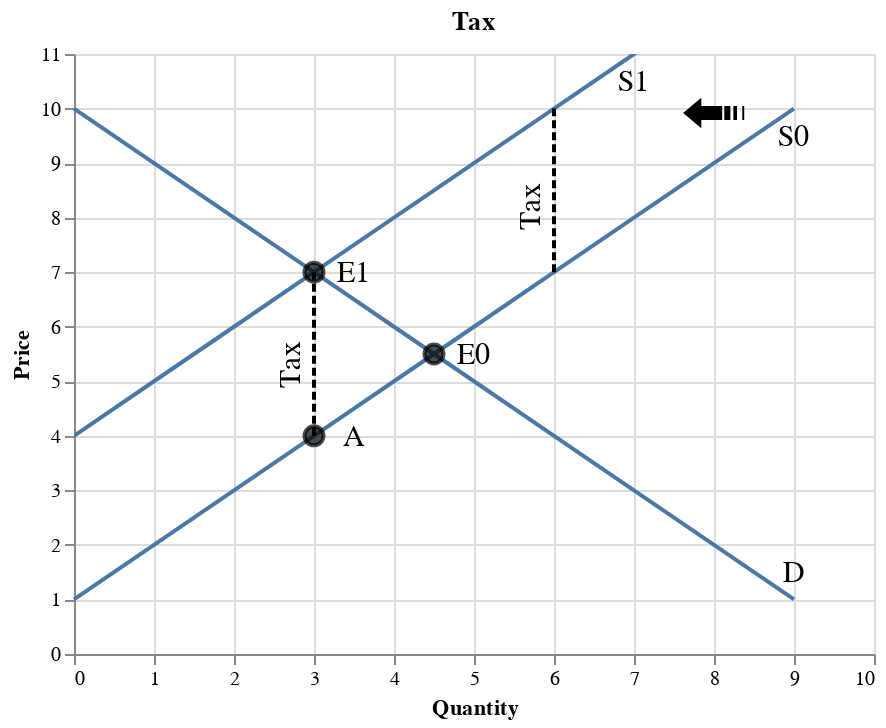

Notebook cell for this chart:
### Markdown cell above
When the government imposes a tax on producers, the supply curve will shift to the left from S0 to S1 and the market equilibrium will shift from E0 to E1. Buyers will pay 7 dollars (at Point E1), but producers will only receive 4 dollars (at Point A). The difference between Point A and Point E1 is the tax return of the government.

### Code cell
df_d = pd.DataFrame(data={'price': list(range(1, 11)),
                        'qd': list(range(9,-1,-1))
                       })

df_s = pd.DataFrame(data={'price': list(range(1, 11)),
                        'qs': list(range(0,10))
                       })

df_s1 = pd.DataFrame(data={'price': list(range(4, 14)),
                        'qs': list(range(0,10))
                       })

df_e = pd.DataFrame(data={'price': [5.5, 7, 4],
                        'q': [4.5, 3, 3]
                       })

fig_eq = alt.Chart(df_d).mark_line().encode(
    alt.X('qd', title='Quantity', scale=alt.Scale(domain=[0,10])),
    alt.Y('price', title='Price', scale=alt.Scale(domain=[0,11])),
) + alt.Chart(df_s).mark_line().encode(
    alt.X('qs', title='Quantity', scale=alt.Scale(domain=[0,10])),
    alt.Y('price', title='Price', scale=alt.Scale(domain=[0,11])),
) + alt.Chart(df_s1).mark_line(clip=True).encode(
    alt.X('qs', title='Quantity', scale=alt.Scale(domain=[0,10])),
    alt.Y('price', title='Price', scale=alt.Scale(domain=[0,11]))
) + alt.Chart(df_e).mark_point(size=90, color='black', fill='black').encode(
    x='q',
    y='price'
)

text1 = alt.Chart({'values':[{'x': 9, 'y': 1.5}]}).mark_text(
    text='D',
    fontSize=15
).encode(x='x:Q', y='y:Q')

text2 = alt.Chart({'values':[{'x': 9, 'y': 9.5}]}).mark_text(
    text='S0',
    fontSize=15
).encode(x='x:Q', y='y:Q')

text3 = alt.Chart({'values':[{'x': 5, 'y': 5.5}]}).mark_text(
    text='E0',
    fontSize=15
).encode(x='x:Q', y='y:Q')

text4 = alt.Chart({'values':[{'x': 3.5, 'y': 7}]}).mark_text(
    text='E1',
    fontSize=15
).encode(x='x:Q', y='y:Q')

text5 = alt.Chart({'values':[{'x': 5.7, 'y': 8.2}]}).mark_text(
    text='Tax',
    fontSize=15,
    angle=270
).encode(x='x:Q', y='y:Q')

text6 = alt.Chart({'values':[{'x': 3.5, 'y': 4}]}).mark_text(
    text='A',
    fontSize=15
).encode(x='x:Q', y='y:Q')

text7 = alt.Chart({'values':[{'x': 7, 'y': 10.5}]}).mark_text(
    text='S1',
    fontSize=15
).encode(x='x:Q', y='y:Q')

text8 = alt.Chart({'values':[{'x': 2.7, 'y': 5.3}]}).mark_text(
    text='Tax',
    fontSize=15,
    angle=270
).encode(x='x:Q', y='y:Q')

text9 = alt.Chart({'values':[{'x': 8, 'y': 10}]}).mark_text(
    text='➟',
    fontSize=40,
    angle = 180
).encode(x='x:Q', y='y:Q')

df_h2 = pd.DataFrame(data={'price': [8, 8], 'q': [0, 10]})
fig_h2 = alt.Chart(df_h2).mark_line(color='black').encode(
    alt.X('q'),
    alt.Y('price')
)

df_v2 = pd.DataFrame(data={'price': [7, 10], 'q': [6, 6]})
fig_v2 = alt.Chart(df_v2).mark_line(color='black', strokeDash=[4, 2]).encode(
    alt.X('q'),
    alt.Y('price')
)

df_v3 = pd.DataFrame(data={'price': [4, 7], 'q': [3, 3]})
fig_v3 = alt.Chart(df_v3).mark_line(color='black', strokeDash=[4, 2]).encode(
    alt.X('q'),
    alt.Y('price')
)

(fig_eq + text1 + text2 + text3 + text4 + text5 + text6 + text7 + text8 + text9 + fig_v2 + fig_v3).properties(title='Tax')

### Figure 1 — Vega-Lite specification as saved in the notebook (floating-point values rounded to 4 significant figures)
{"config": {"view": {"continuousWidth": 400, "continuousHeight": 300}}, "layer": [{"data": {"name": "data-b52e021a0734944d4e2e38e1163d0639"}, "mark": "line", "encoding": {"x": {"type": "quantitative", "field": "qd", "scale": {"domain": [0, 10]}, "title": "Quantity"}, "y": {"type": "quantitative", "field": "price", "scale": {"domain": [0, 11]}, "title": "Price"}}}, {"data": {"name": "data-f4791e6d2c5433b743c328a8f6f72260"}, "mark": "line", "encoding": {"x": {"type": "quantitative", "field": "qs", "scale": {"domain": [0, 10]}, "title": "Quantity"}, "y": {"type": "quantitative", "field": "price", "scale": {"domain": [0, 11]}, "title": "Price"}}}, {"data": {"name": "data-60bd0e639321d1fa180b5123c359fd65"}, "mark": {"type": "line", "clip": true}, "encoding": {"x": {"type": "quantitative", "field": "qs", "scale": {"domain": [0, 10]}, "title": "Quantity"}, "y": {"type": "quantitative", "field": "price", "scale": {"domain": [0, 11]}, "title": "Price"}}}, {"data": {"name": "data-207ba2def67eaaed9f98d34fafd6f98b"}, "mark": {"type": "point", "color": "black", "fill": "black", "size": 90}, "encoding": {"x": {"type": "quantitative", "field": "q"}, "y": {"type": "quantitative", "field": "price"}}}, {"data": {"name": "data-411b058143eb0c76546a59e0f2efbb64"}, "mark": {"type": "text", "fontSize": 15, "text": "D"}, "encoding": {"x": {"type": "quantitative", "field": "x"}, "y": {"type": "quantitative", "field": "y"}}}, {"data": {"name": "data-78eb422e47dc010e08ec7870329a9a72"}, "mark": {"type": "text", "fontSize": 15, "text": "S0"}, "encoding": {"x": {"type": "quantitative", "field": "x"}, "y": {"type": "quantitative", "field": "y"}}}, {"data": {"name": "data-7e100178d0b30ff53f5f746e95732883"}, "mark": {"type": "text", "fontSize": 15, "text": "E0"}, "encoding": {"x": {"type": "quantitative", "field": "x"}, "y": {"type": "quantitative", "field": "y"}}}, {"data": {"name": "data-b743e5265ee2596198a7e0b2c9cdcc46"}, "mark": {"type": "text", "fontSize": 15, "text": "E1"}, "encoding": {"x": {"type": "quantitative", "field": "x"}, "y": {"type": "quantitative", "field": "y"}}}, {"data": {"name": "data-1b4f80b5cda16e57e14510fcddd8af4f"}, "mark": {"type": "text", "angle": 270, "fontSize": 15, "text": "Tax"}, "encoding": {"x": {"type": "quantitative", "field": "x"}, "y": {"type": "quantitative", "field": "y"}}}, {"data": {"name": "data-b2d47c2ff062169ae4086e23ca1919c8"}, "mark": {"type": "text", "fontSize": 15, "text": "A"}, "encoding": {"x": {"type": "quantitative", "field": "x"}, "y": {"type": "quantitative", "field": "y"}}}, {"data": {"name": "data-ed033a165078511afb5068cd1ec5b01b"}, "mark": {"type": "text", "fontSize": 15, "text": "S1"}, "encoding": {"x": {"type": "quantitative", "field": "x"}, "y": {"type": "quantitative", "field": "y"}}}, {"data": {"name": "data-8aae2042b3d319ba3ae725326e808df7"}, "mark": {"type": "text", "angle": 270, "fontSize": 15, "text": "Tax"}, "encoding": {"x": {"type": "quantitative", "field": "x"}, "y": {"type": "quantitative", "field": "y"}}}, {"data": {"name": "data-e9101396af10574a5b934dfc61a317b7"}, "mark": {"type": "text", "angle": 180, "fontSize": 40, "text": "➟"}, "encoding": {"x": {"type": "quantitative", "field": "x"}, "y": {"type": "quantitative", "field": "y"}}}, {"data": {"name": "data-6c8986df24ba78e68296c9a59e58af94"}, "mark": {"type": "line", "color": "black", "strokeDash": [4, 2]}, "encoding": {"x": {"type": "quantitative", "field": "q"}, "y": {"type": "quantitative", "field": "price"}}}, {"data": {"name": "data-9bfa837a0102e37f4aa430eba4063552"}, "mark": {"type": "line", "color": "black", "strokeDash": [4, 2]}, "encoding": {"x": {"type": "quantitative", "field": "q"}, "y": {"type": "quantitative", "field": "price"}}}], "title": "Tax", "$schema": "https://vega.github.io/schema/vega-lite/v4.8.1.json", "datasets": {"data-b52e021a0734944d4e2e38e1163d0639": [{"price": 1, "qd": 9}, {"price": 2, "qd": 8}, {"price": 3, "qd": 7}, {"price": 4, "qd": 6}, {"price": 5, "qd": 5}, {"price": 6, "qd": 4}, {"price": 7, "qd": 3}, {"price": 8, "qd": 2}, {"price": 9, "qd": 1}, {"price": 10, "qd": 0}], "data-f4791e6d2c5433b743c328a8f6f72260": [{"price": 1, "qs": 0}, {"price": 2, "qs": 1}, {"price": 3, "qs": 2}, {"price": 4, "qs": 3}, {"price": 5, "qs": 4}, {"price": 6, "qs": 5}, {"price": 7, "qs": 6}, {"price": 8, "qs": 7}, {"price": 9, "qs": 8}, {"price": 10, "qs": 9}], "data-60bd0e639321d1fa180b5123c359fd65": [{"price": 4, "qs": 0}, {"price": 5, "qs": 1}, {"price": 6, "qs": 2}, {"price": 7, "qs": 3}, {"price": 8, "qs": 4}, {"price": 9, "qs": 5}, {"price": 10, "qs": 6}, {"price": 11, "qs": 7}, {"price": 12, "qs": 8}, {"price": 13, "qs": 9}], "data-207ba2def67eaaed9f98d34fafd6f98b": [{"price": 5.5, "q": 4.5}, {"price": 7.0, "q": 3.0}, {"price": 4.0, "q": 3.0}], "data-411b058143eb0c76546a59e0f2efbb64": [{"x": 9, "y": 1.5}], "data-78eb422e47dc010e08ec7870329a9a72": [{"x": 9, "y": 9.5}], "data-7e100178d0b30ff53f5f746e95732883": [{"x": 5, "y": 5.5}], "data-b743e5265ee2596198a7e0b2c9cdcc46": [{"x": 3.5, "y": 7}], "data-1b4f80b5cda16e57e14510fcddd8af4f": [{"x": 5.7, "y": 8.2}], "data-b2d47c2ff062169ae4086e23ca1919c8": [{"x": 3.5, "y": 4}], "data-ed033a165078511afb5068cd1ec5b01b": [{"x": 7, "y": 10.5}], "data-8aae2042b3d319ba3ae725326e808df7": [{"x": 2.7, "y": 5.3}], "data-e9101396af10574a5b934dfc61a317b7": [{"x": 8, "y": 10}], "data-6c8986df24ba78e68296c9a59e58af94": [{"price": 7, "q": 6}, {"price": 10, "q": 6}], "data-9bfa837a0102e37f4aa430eba4063552": [{"price": 4, "q": 3}, {"price": 7, "q": 3}]}}
